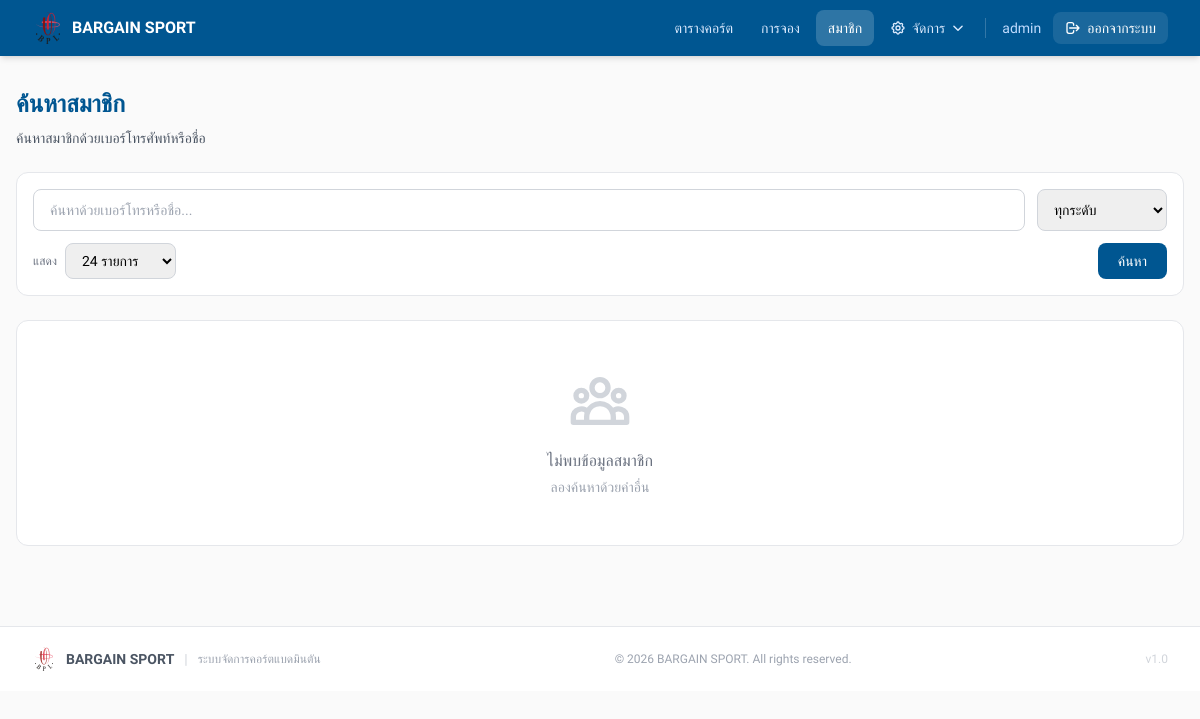
Page /members/search.php (signed in) on the earlier database version.
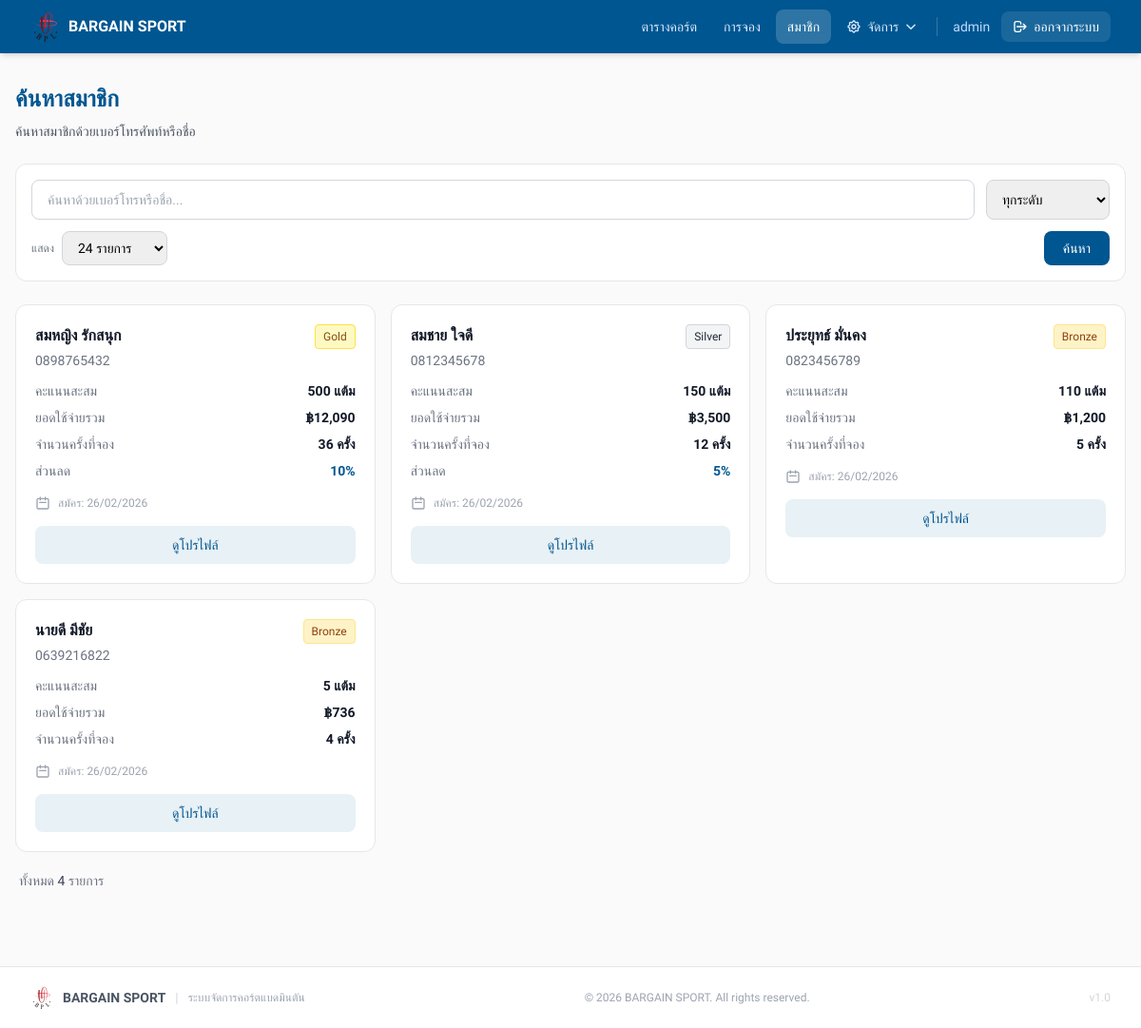
Same page on the later database version.
### tables this page shows
CREATE TABLE `members` (
  `id` int NOT NULL,
  `phone` varchar(10) NOT NULL,
  `name` varchar(100) NOT NULL,
  `email` varchar(100) DEFAULT NULL,
  `points` int DEFAULT '0',
  `total_bookings` int DEFAULT '0',
  `total_spent` decimal(10,2) DEFAULT '0.00',
  `member_level` enum('Bronze','Silver','Gold','Platinum') DEFAULT 'Bronze',
  `joined_date` datetime DEFAULT CURRENT_TIMESTAMP,
  `last_booking_date` datetime DEFAULT NULL,
  `birth_date` date DEFAULT NULL,
  `status` enum('active','inactive') DEFAULT 'active',
  `notes` text
);

### members/search.php (the view, shortened to what the changed rows need)
<?php
require_once __DIR__ . '/../config/db.php';
$per_page_raw = $_GET['per_page'] ?? '24';
$per_page     = ($per_page_raw === 'all') ? 0 : (int)$per_page_raw;
$page = max(1, (int)($_GET['page'] ?? 1));
$where  = ['1=1'];
$params = [];
$whereClause = implode(' AND ', $where);
$cntStmt = $pdo->prepare("SELECT COUNT(*) FROM members WHERE $whereClause");
$cntStmt->execute($params);
$totalRecords = (int)$cntStmt->fetchColumn();
$totalPages = 1; $offset = 0;
if ($per_page > 0) {
    $totalPages = max(1, (int)ceil($totalRecords / $per_page));
    $page       = min($page, $totalPages);
    $offset     = ($page - 1) * $per_page;
}
$sql = "SELECT id, phone, name, email, points, total_bookings, total_spent,
               member_level, joined_date, last_booking_date, status
        FROM members WHERE $whereClause ORDER BY total_spent DESC, joined_date DESC";
if ($per_page > 0) $sql .= " LIMIT $per_page OFFSET $offset";
$stmt = $pdo->prepare($sql);
$stmt->execute($params);
$members = $stmt->fetchAll();
$levelColors = [
    'Bronze' => ['bg' => 'bg-amber-100', 'text' => 'text-amber-800', 'border' => 'border-amber-200'],
    'Silver' => ['bg' => 'bg-gray-100', 'text' => 'text-gray-800', 'border' => 'border-gray-300'],
    'Gold' => ['bg' => 'bg-yellow-100', 'text' => 'text-yellow-800', 'border' => 'border-yellow-300'],
    'Platinum' => ['bg' => 'bg-blue-100', 'text' => 'text-blue-800', 'border' => 'border-blue-300']
];
$discounts = [
    'Bronze' => 0,
    'Silver' => 5,
    'Gold' => 10,
    'Platinum' => 15
];
?>
<!doctype html>
<html lang="th">
<head>
    <script src="https://cdn.tailwindcss.com"></script>
</head>
<body style="background:#FAFAFA;" class="min-h-screen">
    <div class="max-w-7xl mx-auto px-4 py-8">
        <div class="mb-6">
            <h1 style="color:#005691;" class="text-2xl font-bold mb-2">ค้นหาสมาชิก</h1>
        </div>
        <?php if (count($members) === 0): ?>
            <div class="bg-white rounded-xl border border-gray-200 p-12 text-center">
                <p class="text-gray-500">ไม่พบข้อมูลสมาชิก</p>
                <p class="text-sm text-gray-400 mt-1">ลองค้นหาด้วยคำอื่น</p>
            </div>
        <?php else: ?>
            <div class="grid grid-cols-1 md:grid-cols-2 lg:grid-cols-3 gap-4">
                <?php foreach ($members as $member): ?>
                    <?php
                    $colors = $levelColors[$member['member_level']] ?? $levelColors['Bronze'];
                    $discount = $discounts[$member['member_level']] ?? 0;
                    ?>
                    <div class="bg-white rounded-xl border border-gray-200 p-5 hover:shadow-md transition-shadow">
                        <div class="flex items-start justify-between mb-3">
                            <div class="flex-1">
                                <h3 class="font-semibold text-gray-900 mb-1"><?= htmlspecialchars($member['name']) ?></h3>
                                <p class="text-sm text-gray-500"><?= htmlspecialchars($member['phone']) ?></p>
                            </div>
                            <span class="<?= $colors['bg'] ?> <?= $colors['text'] ?> <?= $colors['border'] ?> border px-2 py-1 rounded text-xs font-medium">
                                <?= htmlspecialchars($member['member_level']) ?>
                            </span>
                        </div>
                        <div class="space-y-2 mb-4">
                            <div class="flex justify-between text-sm">
                                <span class="text-gray-500">คะแนนสะสม</span>
                                <span class="font-semibold text-gray-900"><?= number_format($member['points']) ?> แต้ม</span>
                            </div>
                            <div class="flex justify-between text-sm">
                                <span class="text-gray-500">ยอดใช้จ่ายรวม</span>
                                <span class="font-semibold text-gray-900">฿<?= number_format($member['total_spent'], 0) ?></span>
                            </div>
                            <div class="flex justify-between text-sm">
                                <span class="text-gray-500">จำนวนครั้งที่จอง</span>
                                <span class="font-semibold text-gray-900"><?= number_format($member['total_bookings']) ?> ครั้ง</span>
                            </div>
                            <?php if ($discount > 0): ?>
                            <div class="flex justify-between text-sm">
                                <span class="text-gray-500">ส่วนลด</span>
                                <span class="font-semibold" style="color:#005691;"><?= $discount ?>%</span>
                            </div>
                            <?php endif; ?>
                        </div>
                        <div class="flex items-center gap-2 text-xs text-gray-400 mb-4">
                            <svg class="w-4 h-4" fill="none" stroke="currentColor" viewBox="0 0 24 24">
                                <path stroke-linecap="round" stroke-linejoin="round" stroke-width="2" d="M8 7V3m8 4V3m-9 8h10M5 21h14a2 2 0 002-2V7a2 2 0 00-2-2H5a2 2 0 00-2 2v12a2 2 0 002 2z"/>
                            </svg>
                            <span>สมัคร: <?= date('d/m/Y', strtotime($member['joined_date'])) ?></span>
                        </div>
                        <a href="/members/profile.php?id=<?= $member['id'] ?>"
                           style="background:#E8F1F5; color:#005691;"
                           class="block w-full py-2.5 text-center text-sm font-medium rounded-lg hover:opacity-80 transition-opacity">
                            ดูโปรไฟล์
                        </a>
                    </div>
                <?php endforeach; ?>
            </div>
        <?php endif; ?>
        <?php include __DIR__ . '/../includes/pagination.php'; ?>
    </div>
</body>
</html>

### includes/pagination.php (shortened to what the changed rows need)
<?php
if (!isset($page, $totalPages, $totalRecords, $per_page) || $totalRecords == 0) return;
$showFrom = $per_page > 0 ? (($page - 1) * $per_page + 1)           : 1;
$showTo   = $per_page > 0 ? min($page * $per_page, $totalRecords)    : $totalRecords;
?>
<div class="mt-5 flex flex-col sm:flex-row justify-between items-center gap-3 px-1">
  <p class="text-sm text-gray-500 order-2 sm:order-1">
    <?php if ($per_page > 0 && $totalPages > 1): ?>
      แสดง <span class="font-medium text-gray-700"><?= number_format($showFrom) ?></span>–<span class="font-medium text-gray-700"><?= number_format($showTo) ?></span>
      จาก <span class="font-medium text-gray-700"><?= number_format($totalRecords) ?></span> รายการ
      <span class="text-gray-400">(หน้า <?= $page ?>/<?= $totalPages ?>)</span>
    <?php else: ?>
      ทั้งหมด <span class="font-medium text-gray-700"><?= number_format($totalRecords) ?></span> รายการ
    <?php endif; ?>
  </p>
</div>

Differences in the rows shown:
added members: name "สมหญิง รักสนุก", phone "0898765432", member_level "Gold", points "500", total_spent "12,090", total_bookings "36", member_level "10", joined_date "26/02/2026"
added members: name "สมชาย ใจดี", phone "0812345678", member_level "Silver", points "150", total_spent "3,500", total_bookings "12", member_level "5", joined_date "26/02/2026"
added members: name "ประยุทธ์ มั่นคง", phone "0823456789", member_level "Bronze", points "110", total_spent "1,200", total_bookings "5", joined_date "26/02/2026"
added members: name "นายดี มีชัย", phone "0639216822", member_level "Bronze", points "5", total_spent "736", total_bookings "4", joined_date "26/02/2026"
Other differences:
$totalRecords: (not shown) → "4"
text no longer shown: "ไม่พบข้อมูลสมาชิก ลองค้นหาด้วยคำอื่น"
text now shown: "ทั้งหมด รายการ"
